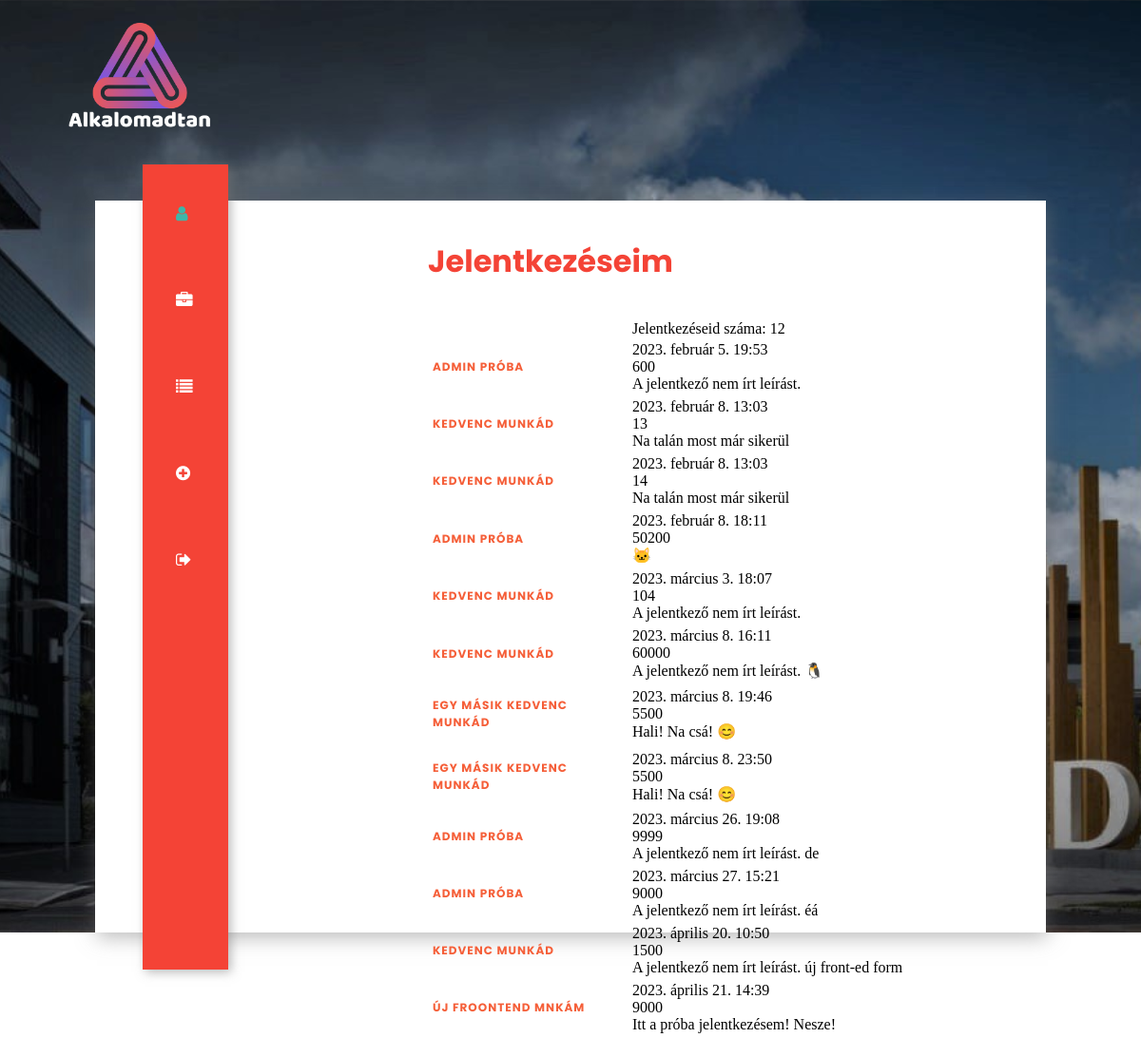
/profil/jelentkezesek/ (signed in), run on an earlier commit of the app's database.
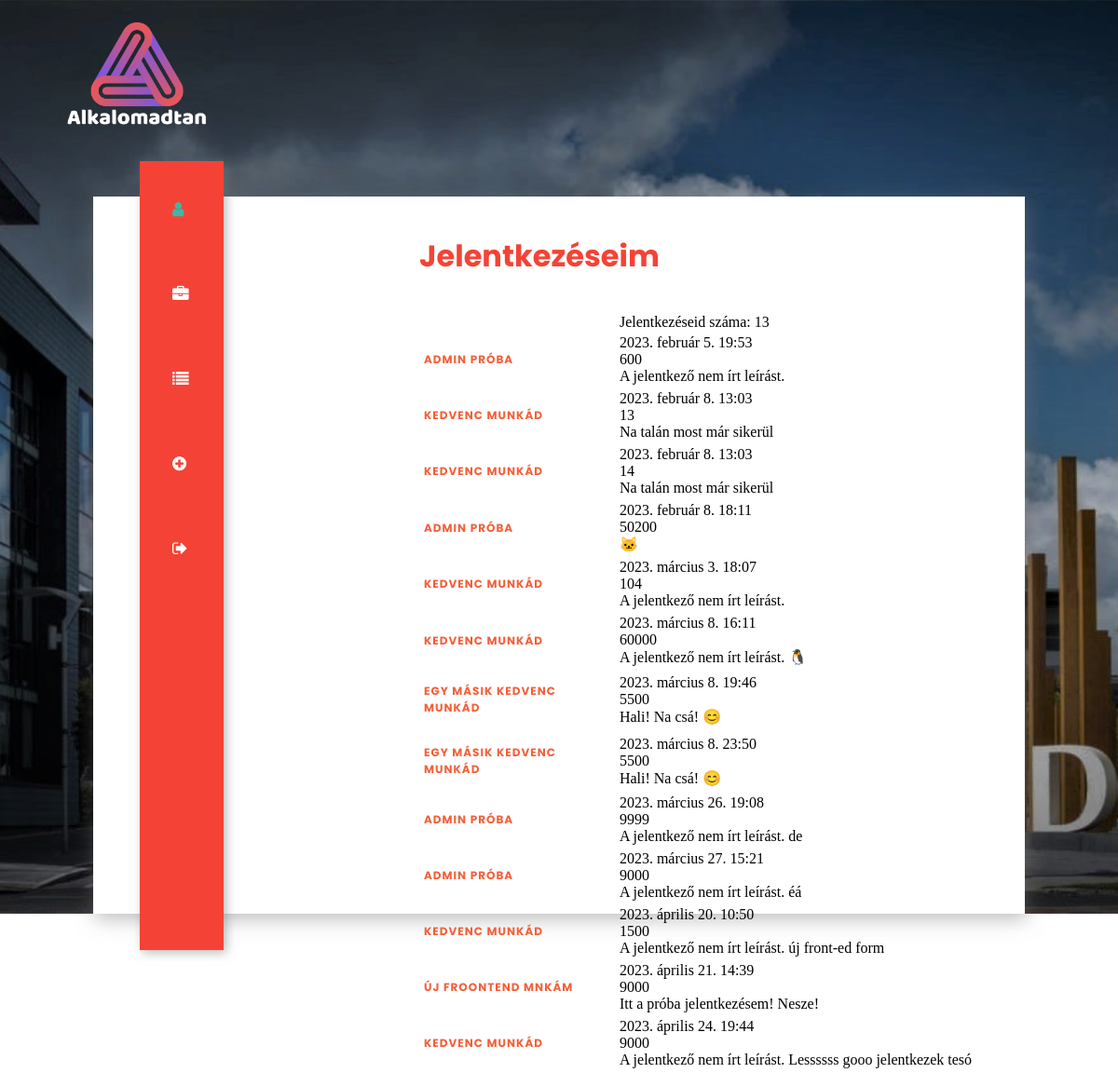
And on a later commit of the database.
### app/models.py (models this page shows, shortened)
class Jelentkezes(models.Model):
    munkaVallalo = models.ForeignKey(settings.AUTH_USER_MODEL, on_delete=models.CASCADE)
    munka = models.ForeignKey(Munka, on_delete=models.CASCADE, default=0)
    ido = models.DateTimeField(null=False, default=django.utils.timezone.now)
    berigeny = models.IntegerField(null=True, default=0)
    bemutatkozas = models.TextField(null=True, default="A jelentkező nem írt leírást.")
    felhId = models.CharField(max_length=10, null=False, default="")
    melleklet = models.FileField(null = False, upload_to=KonyvtarKezeles, max_length=255)

### app/views.py (the view)
# urls.py: path("profil/jelentkezesek/", views.Profil_Jelentkezesek, name="ProfilJelentkezesek"),
def Profil_Jelentkezesek(request):
    userId = request.user.id
    userUsername = request.user.username
    felhasznalo = request.user
    print("Profil_Jelentkezesek(request) / a tejelentkezéseid")
    jelentkezesekLista = [ ]
    try:
        jelentkezesekLista =  list(Jelentkezes.objects.select_related("munka").values( 'bemutatkozas', 'berigeny', "ido", "munka__nev"))
        print(jelentkezesekLista[1])
    except Exception as ex:
        print(ex.with_traceback)
    template = loader.get_template("app/profile/profilePageApplied.html")
    context = {
        "cim": "Profilod - jelentkezések",
        "felhasznalo":felhasznalo,
        "jelentkezesekLista": jelentkezesekLista,
        }
    return HttpResponse(template.render(context,request))

### app/templates/app/profile/profilePageApplied.html (shortened to what this page needs)
{% extends 'app/layout/commonhead3.html' %}
{% block content %}
{% load static %}
{% if felhasznalo.is_authenticated %}
<div class="rightbox">
    <div class="profile">
        <h1>Jelentkezéseim</h1>
        {% if jelentkezesekLista is not none %}
        <table>
            <thead>
                <th>
                <td>Jelentkezéseid száma: {{jelentkezesekLista|length}}</td>
                <td></td>
                </th>
            </thead>
            <tbody>
                {% for jelentkezesElem in jelentkezesekLista %}
                        <tr>
                            <td>
                                <h3>
                                    {{jelentkezesElem.munka__nev}}
                                </h3>
                            </td>
                            <td>
                                {{jelentkezesElem.ido}}
                                <br>
                                {{jelentkezesElem.berigeny}}
                                <br>
                                {{jelentkezesElem.bemutatkozas}}
                            </td>
                        <tr>
                {% endfor %}
            </tbody>
        </table>
        {% else %}
        <h2>Egyenlőre nem jelentkeztél egy munkára se...</h2>
        {% endif %}
    </div>
</div>
</div>
</section>
{% endif %}
{% endblock %}

What changed in the data, as far as the page shows it:
added Jelentkezes: munka__nev "KEDVENC MUNKÁD", ido "2023. április 24. 19:44", berigeny "9000", bemutatkozas "A jelentkező nem írt leírást. Lessssss gooo jelentkezek tesó"
Also different on the page:
{{ jelentkezesekLista|length }}: "12" → "13"
